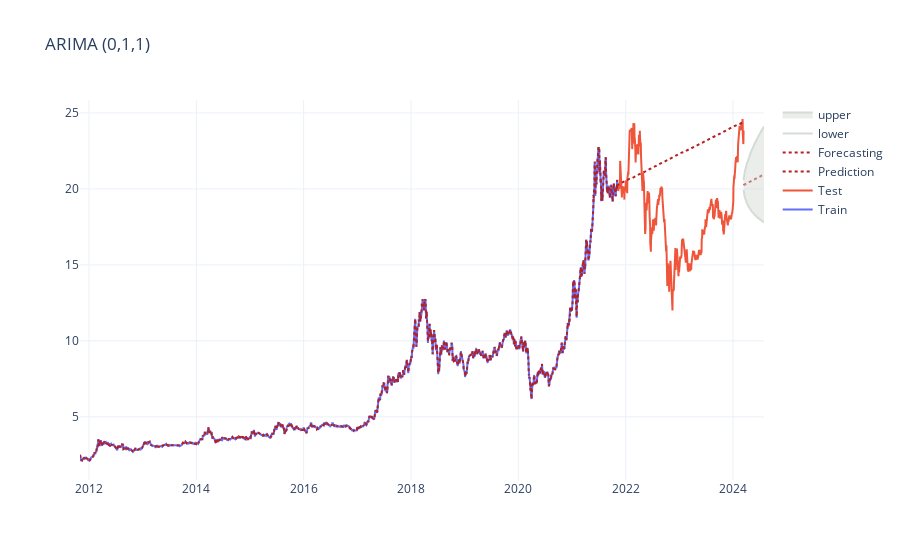

Notebook code cell kept with this figure:
### Code cell
pio.templates.default = "plotly_white"

st_fig = go.Figure()

st_fig.add_trace(go.Scatter(x = train['Date'], y = train['Close'], mode = 'lines', name = 'Train'))
st_fig.add_trace(go.Scatter(x = test['Date'], y = test['Close'], mode = 'lines', name= 'Test'))

st_fig.add_trace(go.Scatter(x = pred_df['Date'], y = pred_df['pred'], 
                            line = dict(color='firebrick', width=2, dash='dot'), name= 'Prediction'))
st_fig.add_trace(go.Scatter(x = yhat_df['Date'], y = yhat_df['yhat'], 
                            line = dict(color='firebrick', width=2, dash='dot'), name= 'Forecasting'))

st_fig.add_traces(go.Scatter(x=lower_series['Date'], y = lower_series['lower'],
                          line = dict(color='#d5dbd6'), name='lower'))
st_fig.add_traces(go.Scatter(x=upper_series['Date'], y = upper_series['upper'],
                          line = dict(color='#d5dbd6'),
                          fill='tonexty', name='upper'))

st_fig.update_layout(title='ARIMA (0,1,1)')
st_fig.show()
